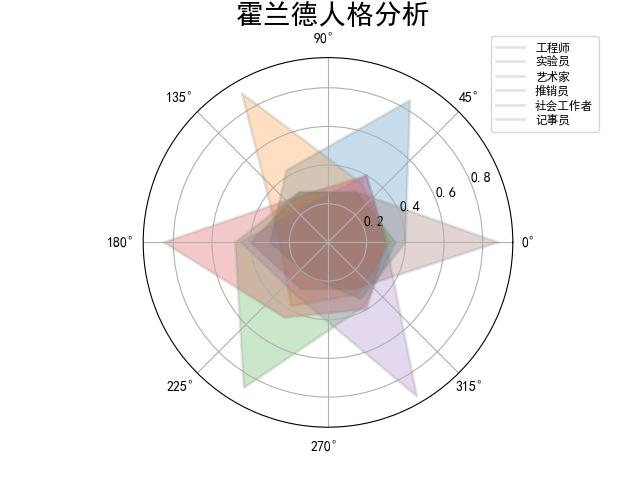

Here is the Python script that generated this plot:
import numpy as np
import matplotlib.pyplot as plt
import matplotlib
matplotlib.rcParams['font.family']='SimHei'
matplotlib.rcParams['font.sans-serif']=['SimHei']
radar_labels = np.array(['研究型（I）', '艺术型（A）', '社会型（S）', '企业型（E）', '常规型（C）', '现实型（R）'])
nAttr = 6
data = np.array([[0.40, 0.32, 0.35, 0.30, 0.30, 0.88],
                 [0.85, 0.35, 0.30, 0.40, 0.40, 0.30],
                 [0.43, 0.89, 0.30, 0.28, 0.22, 0.30],
                 [0.30, 0.25, 0.48, 0.85, 0.45, 0.40],
                 [0.20, 0.38, 0.87, 0.45, 0.32, 0.28],
                 [0.34, 0.31, 0.38, 0.40, 0.92, 0.28]])
data_labels = np.array(['工程师', '实验员', '艺术家', '推销员', '社会工作者', '记事员'])
angles = np.linspace(0,2*np.pi,nAttr,endpoint=False)
data = np.concatenate((data,[data[0]]))
angles = np.concatenate((angles,[angles[0]]))
fig = plt.figure(facecolor="white") #创建了一个背景颜色为白色的图形对象，用于后续在其中绘制图表或其他图形元素。
plt.subplot(111,polar=True) # polar=True参数表示这个子图是极坐标系
plt.plot(angles,data,color='gray',linewidth=2,alpha=0.2)
plt.fill(angles,data,alpha=0.25)
#plt.thetagrids(angles*180/np.pi,radar_labels,frac=1.2)
plt.figtext(0.52,0.95,'霍兰德人格分析',ha='center',size=20)
legend = plt.legend(data_labels,loc=(0.94,0.80),labelspacing=0.2)
plt.setp(legend.get_texts(),fontsize='small')  #legend.get_texts()：获取图例中的所有文本对象,该函数的作用是统一设置图例中文本的字体大小，以便于提高图表的可读性和美观性。
plt.grid(True)
plt.savefig('霍兰德人格分析雷达图.jpg')
plt.show()

